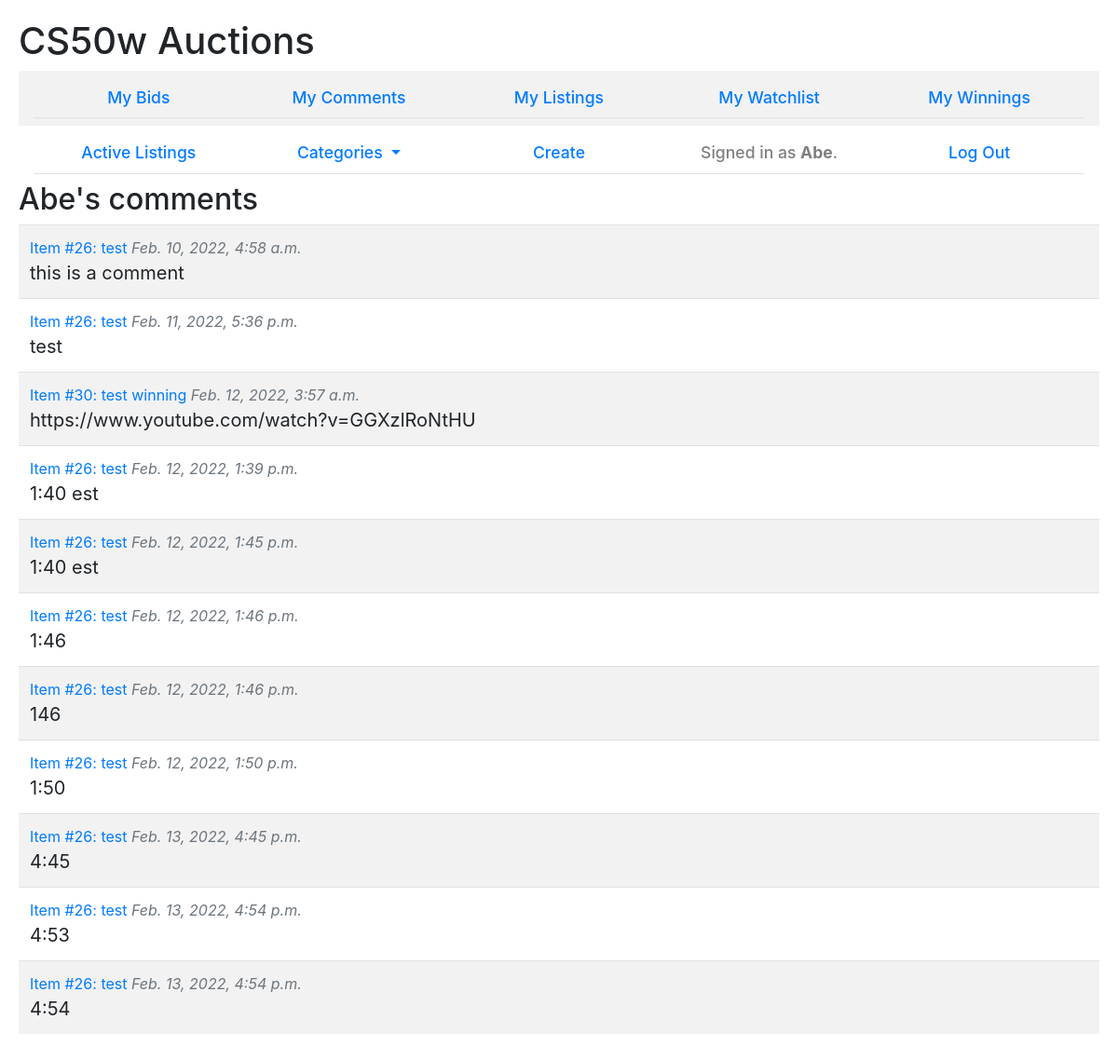
The app's page /comments (signed in) with its own data.
### auctions/models.py (models this page shows, shortened)
class User(AbstractUser):
    pass

class Comment(Model):
    comment = TextField(max_length=280)
    commented = DateTimeField(auto_now_add=True)
    commenter = ForeignKey(User, on_delete=CASCADE)
    listing = ForeignKey(Listing, on_delete=CASCADE)

class Listing(Model):
    CATEGORIES = (
        ("BO", "Books, Movies & Music"),
        ("CO", "Collectibles & Art"),
        ("FA", "Fashion"),
        ("OT", "Other"),
    )
    name = CharField(max_length=64)
    category = CharField(choices=CATEGORIES, max_length=2)
    description = TextField(max_length=480)
    image_url = URLField(blank=True)
    list_price = DecimalField(max_digits=9, decimal_places=2)
    is_active = BooleanField()
    lister = ForeignKey(User, on_delete=CASCADE, related_name="lister")
    winner = ForeignKey(User, on_delete=CASCADE, blank=True, null=True)

### auctions/views.py (the view)
# urls.py: path("comments", views.read_my_comments, name="comments"),
@login_required
def read_my_comments(request):
    user = User.objects.get(id=request.user.id)
    comments = Comment.objects.filter(commenter=user)
    return render(request, "auctions/comments.html",{
        "header": f"{user.username}'s comments",
        "comments": comments
    })

### auctions/context_processors.py (called while the page is built)
def add_categories_to_context(request):
    return {"categories": CATEGORIES}

### auctions/templates/auctions/comments.html
{% extends "auctions/layout.html" %}
{% block body %}
<h2>{{header|capfirst}}</h2>
{% if comments %}
<table class="table table-striped">
    {% for comment in comments %}
    <tr>
        <td>
            <a href="{% url 'read' comment.listing.id comment.listing.name %}">
            Item #{{comment.listing.id}}: {{comment.listing.name}}</a>
            <span class="commented">{{comment.commented}}</span><br>
            <span class="comment">{{comment.comment}}</span>
        </td>
    </tr>
    {% endfor %}
</table>
{% else %}
<em>There are no comments to show</em>
{% endif %}
{% endblock %}

### auctions/templates/auctions/layout.html (shortened to what this page needs)
{% load static %}
<!DOCTYPE html>
<html lang="en">
<head>
    <link rel="stylesheet" href="{% static 'auctions/styles.css' %}" >
    <link rel="stylesheet" href="https://cdn.jsdelivr.net/npm/bootstrap@4.6.1/dist/css/bootstrap.min.css">
    <link rel="stylesheet" href="https://cdn.jsdelivr.net/npm/bootstrap-icons@1.8.0/font/bootstrap-icons.css">
</head>
<body>
    <h1>CS50w Auctions</h1>
    {% if user.is_authenticated %}
    <nav class="navbar navbar-light navbar-auth">
        <ul class="nav">
            <li class="nav-item">
                <a class="nav-link" href="{% url 'bids' %}">My Bids</a>
            </li>
            <li class="nav-item">
                <a class="nav-link" href="{% url 'comments' %}">My Comments</a>
            </li>
            <li class="nav-item">
                <a class="nav-link" href="{% url 'listings' %}">My Listings</a>
            </li>
            <li class="nav-item">
                <a class="nav-link" href="{% url 'watchlist' %}">My Watchlist</a>
            </li>
            <li class="nav-item">
                <a class="nav-link" href="{% url 'winnings' %}">My Winnings</a>
            </li>
        </ul>
    </nav>
    {% endif %}
    <nav class="navbar navbar-light">
        <ul class="nav">
            <li class="nav-item">
                <a class="nav-link" href="{% url 'index' %}">Active Listings</a>
            </li>
            <li class="nav-item dropdown">
                <a class="nav-link dropdown-toggle" href="#" id="navbarDropdownMenuLink" data-toggle="dropdown" aria-haspopup="true" aria-expanded="false">
                    Categories
                </a>
            </li>
            <li class="nav-item">
                <a class="nav-link" href="{% url 'create' %}">Create</a>
            </li>
            {% if user.is_authenticated %}
            <li class="nav-item navbar-text">
                Signed in as <strong>{{ user.username|capfirst }}</strong>.
            </li>
            <li class="nav-item">
                <a class="nav-link" href="{% url 'logout' %}">Log Out</a>
            </li>
            {% endif %}
    </ul>
    </nav>
    {% block body %}
    {% endblock %}
</body>
</html>

### auctions/static/auctions/styles.css (style rules this page uses)
body { padding: 20px; }
.navbar-auth { background-color: rgba(0, 0, 0, 0.05); }
.nav { width: 100%; border-bottom: 1px solid #dee2e6; }
.nav-item { float: left; width: 20%; text-align: center; font-size: 1.1rem; font-weight: 500; }
.comment { font-size: 1.25rem; }
.commented { font-style: italic; color: #6c757d; }
table td { padding: 0.75rem; vertical-align: middle; }

### records on screen
User: username "Abe"
Comment: listing.id "26", listing.name "test", commented "Feb. 10, 2022, 4:58 a.m.", comment "this is a comment"
Comment: listing.id "26", listing.name "test", commented "Feb. 11, 2022, 5:36 p.m.", comment "test"
Comment: listing.id "30", listing.name "test winning", commented "Feb. 12, 2022, 3:57 a.m.", comment "https://www.youtube.com/watch?v=GGXzlRoNtHU"
Comment: listing.id "26", listing.name "test", commented "Feb. 12, 2022, 1:39 p.m.", comment "1:40 est"
Comment: listing.id "26", listing.name "test", commented "Feb. 12, 2022, 1:45 p.m.", comment "1:40 est"
Comment: listing.id "26", listing.name "test", commented "Feb. 12, 2022, 1:46 p.m.", comment "1:46"
Comment: listing.id "26", listing.name "test", commented "Feb. 12, 2022, 1:46 p.m.", comment "146"
Comment: listing.id "26", listing.name "test", commented "Feb. 12, 2022, 1:50 p.m.", comment "1:50"
Comment: listing.id "26", listing.name "test", commented "Feb. 13, 2022, 4:45 p.m.", comment "4:45"
Comment: listing.id "26", listing.name "test", commented "Feb. 13, 2022, 4:54 p.m.", comment "4:53"
Comment: listing.id "26", listing.name "test", commented "Feb. 13, 2022, 4:54 p.m.", comment "4:54"

### other values on screen
{{ header|capfirst }} "Abe's comments"
